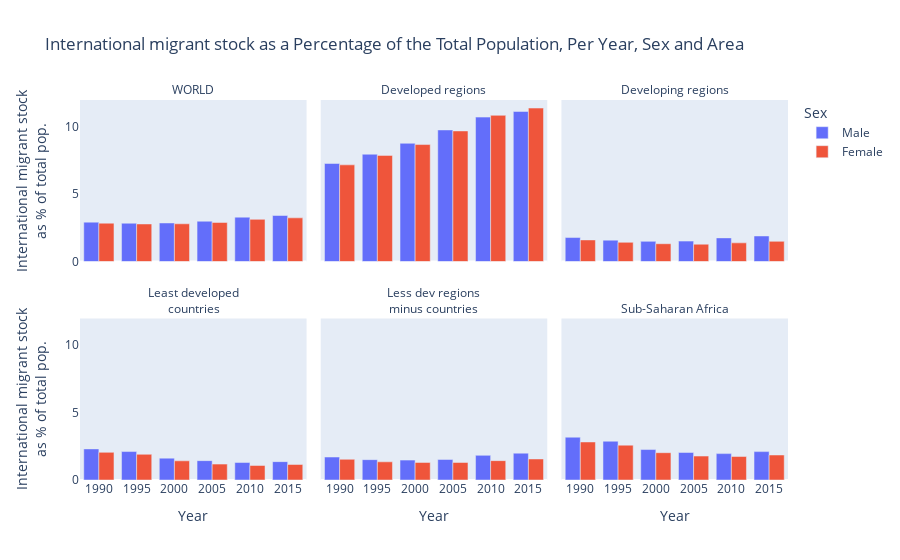

Notebook source saved alongside this figure:
### Code cell
# Going to focus on the International Migrant Stock as a Percentage of the Total Population - most interesting variable in my opinion

# Small multiple
extras_IMSPTP_mf = px.bar(data_frame = df1_extras_mf, 
       x = 'Year',
       y = 'International migrant stock<br>as % of total pop.', 
        #facet_row = "Sex",
        color = "Sex",
        barmode = "group",
        facet_col = 'Area',
      facet_col_wrap = 3,
    facet_row_spacing = 0.15,
      title = "International migrant stock as a Percentage of the Total Population, Per Year, Sex and Area")

extras_IMSPTP_mf.for_each_annotation(lambda title: title.update(text=title.text.split("=")[1]))
extras_IMSPTP_mf.update_yaxes(showgrid=False, gridcolor=None, ticks = "")

### Figure 1 — Plotly figure (JSON) as saved in the notebook; plotly's stock layout.template omitted (floating-point values rounded to 4 significant figures)
{"data": [{"alignmentgroup": "True", "hovertemplate": "Sex=Male<br>Area=WORLD<br>Year=%{x}<br>International migrant stock<br>as % of total pop.=%{y}<extra></extra>", "legendgroup": "Male", "marker": {"color": "#636efa", "pattern": {"shape": ""}}, "name": "Male", "offsetgroup": "Male", "orientation": "v", "showlegend": true, "textposition": "auto", "type": "bar", "x": ["1990", "1995", "2000", "2005", "2010", "2015"], "xaxis": "x4", "y": [2.911, 2.832, 2.849, 2.979, 3.28, 3.402], "yaxis": "y4"}, {"alignmentgroup": "True", "hovertemplate": "Sex=Male<br>Area=Developed regions<br>Year=%{x}<br>International migrant stock<br>as % of total pop.=%{y}<extra></extra>", "legendgroup": "Male", "marker": {"color": "#636efa", "pattern": {"shape": ""}}, "name": "Male", "offsetgroup": "Male", "orientation": "v", "showlegend": false, "textposition": "auto", "type": "bar", "x": ["1990", "1995", "2000", "2005", "2010", "2015"], "xaxis": "x5", "y": [7.251, 7.935, 8.743, 9.732, 10.68, 11.1], "yaxis": "y5"}, {"alignmentgroup": "True", "hovertemplate": "Sex=Male<br>Area=Developing regions<br>Year=%{x}<br>International migrant stock<br>as % of total pop.=%{y}<extra></extra>", "legendgroup": "Male", "marker": {"color": "#636efa", "pattern": {"shape": ""}}, "name": "Male", "offsetgroup": "Male", "orientation": "v", "showlegend": false, "textposition": "auto", "type": "bar", "x": ["1990", "1995", "2000", "2005", "2010", "2015"], "xaxis": "x6", "y": [1.772, 1.581, 1.49, 1.507, 1.746, 1.888], "yaxis": "y6"}, {"alignmentgroup": "True", "hovertemplate": "Sex=Male<br>Area=Least developed<br>countries<br>Year=%{x}<br>International migrant stock<br>as % of total pop.=%{y}<extra></extra>", "legendgroup": "Male", "marker": {"color": "#636efa", "pattern": {"shape": ""}}, "name": "Male", "offsetgroup": "Male", "orientation": "v", "showlegend": false, "textposition": "auto", "type": "bar", "x": ["1990", "1995", "2000", "2005", "2010", "2015"], "xaxis": "x", "y": [2.3, 2.103, 1.618, 1.433, 1.293, 1.358], "yaxis": "y"}, {"alignmentgroup": "True", "hovertemplate": "Sex=Male<br>Area=Less dev regions<br>minus countries<br>Year=%{x}<br>International migrant stock<br>as % of total pop.=%{y}<extra></extra>", "legendgroup": "Male", "marker": {"color": "#636efa", "pattern": {"shape": ""}}, "name": "Male", "offsetgroup": "Male", "orientation": "v", "showlegend": false, "textposition": "auto", "type": "bar", "x": ["1990", "1995", "2000", "2005", "2010", "2015"], "xaxis": "x2", "y": [1.7, 1.505, 1.471, 1.519, 1.824, 1.985], "yaxis": "y2"}, {"alignmentgroup": "True", "hovertemplate": "Sex=Male<br>Area=Sub-Saharan Africa<br>Year=%{x}<br>International migrant stock<br>as % of total pop.=%{y}<extra></extra>", "legendgroup": "Male", "marker": {"color": "#636efa", "pattern": {"shape": ""}}, "name": "Male", "offsetgroup": "Male", "orientation": "v", "showlegend": false, "textposition": "auto", "type": "bar", "x": ["1990", "1995", "2000", "2005", "2010", "2015"], "xaxis": "x3", "y": [3.167, 2.868, 2.253, 2.035, 1.952, 2.099], "yaxis": "y3"}, {"alignmentgroup": "True", "hovertemplate": "Sex=Female<br>Area=WORLD<br>Year=%{x}<br>International migrant stock<br>as % of total pop.=%{y}<extra></extra>", "legendgroup": "Female", "marker": {"color": "#EF553B", "pattern": {"shape": ""}}, "name": "Female", "offsetgroup": "Female", "orientation": "v", "showlegend": true, "textposition": "auto", "type": "bar", "x": ["1990", "1995", "2000", "2005", "2010", "2015"], "xaxis": "x4", "y": [2.835, 2.776, 2.788, 2.888, 3.117, 3.228], "yaxis": "y4"}, {"alignmentgroup": "True", "hovertemplate": "Sex=Female<br>Area=Developed regions<br>Year=%{x}<br>International migrant stock<br>as % of total pop.=%{y}<extra></extra>", "legendgroup": "Female", "marker": {"color": "#EF553B", "pattern": {"shape": ""}}, "name": "Female", "offsetgroup": "Female", "orientation": "v", "showlegend": false, "textposition": "auto", "type": "bar", "x": ["1990", "1995", "2000", "2005", "2010", "2015"], "xaxis": "x5", "y": [7.148, 7.849, 8.651, 9.657, 10.81, 11.35], "yaxis": "y5"}, {"alignmentgroup": "True", "hovertemplate": "Sex=Female<br>Area=Developing regions<br>Year=%{x}<br>International migrant stock<br>as % of total pop.=%{y}<extra></extra>", "legendgroup": "Female", "marker": {"color": "#EF553B", "pattern": {"shape": ""}}, "name": "Female", "offsetgroup": "Female", "orientation": "v", "showlegend": false, "textposition": "auto", "type": "bar", "x": ["1990", "1995", "2000", "2005", "2010", "2015"], "xaxis": "x6", "y": [1.595, 1.417, 1.315, 1.279, 1.378, 1.491], "yaxis": "y6"}, {"alignmentgroup": "True", "hovertemplate": "Sex=Female<br>Area=Least developed<br>countries<br>Year=%{x}<br>International migrant stock<br>as % of total pop.=%{y}<extra></extra>", "legendgroup": "Female", "marker": {"color": "#EF553B", "pattern": {"shape": ""}}, "name": "Female", "offsetgroup": "Female", "orientation": "v", "showlegend": false, "textposition": "auto", "type": "bar", "x": ["1990", "1995", "2000", "2005", "2010", "2015"], "xaxis": "x", "y": [2.045, 1.901, 1.418, 1.176, 1.073, 1.149], "yaxis": "y"}, {"alignmentgroup": "True", "hovertemplate": "Sex=Female<br>Area=Less dev regions<br>minus countries<br>Year=%{x}<br>International migrant stock<br>as % of total pop.=%{y}<extra></extra>", "legendgroup": "Female", "marker": {"color": "#EF553B", "pattern": {"shape": ""}}, "name": "Female", "offsetgroup": "Female", "orientation": "v", "showlegend": false, "textposition": "auto", "type": "bar", "x": ["1990", "1995", "2000", "2005", "2010", "2015"], "xaxis": "x2", "y": [1.531, 1.345, 1.299, 1.297, 1.433, 1.555], "yaxis": "y2"}, {"alignmentgroup": "True", "hovertemplate": "Sex=Female<br>Area=Sub-Saharan Africa<br>Year=%{x}<br>International migrant stock<br>as % of total pop.=%{y}<extra></extra>", "legendgroup": "Female", "marker": {"color": "#EF553B", "pattern": {"shape": ""}}, "name": "Female", "offsetgroup": "Female", "orientation": "v", "showlegend": false, "textposition": "auto", "type": "bar", "x": ["1990", "1995", "2000", "2005", "2010", "2015"], "xaxis": "x3", "y": [2.813, 2.577, 2.019, 1.77, 1.736, 1.848], "yaxis": "y3"}], "layout": {"annotations": [{"font": {}, "showarrow": false, "text": "Least developed<br>countries", "x": 0.16, "xanchor": "center", "xref": "paper", "y": 0.425, "yanchor": "bottom", "yref": "paper"}, {"font": {}, "showarrow": false, "text": "Less dev regions<br>minus countries", "x": 0.5, "xanchor": "center", "xref": "paper", "y": 0.425, "yanchor": "bottom", "yref": "paper"}, {"font": {}, "showarrow": false, "text": "Sub-Saharan Africa", "x": 0.84, "xanchor": "center", "xref": "paper", "y": 0.425, "yanchor": "bottom", "yref": "paper"}, {"font": {}, "showarrow": false, "text": "WORLD", "x": 0.16, "xanchor": "center", "xref": "paper", "y": 1, "yanchor": "bottom", "yref": "paper"}, {"font": {}, "showarrow": false, "text": "Developed regions", "x": 0.5, "xanchor": "center", "xref": "paper", "y": 1, "yanchor": "bottom", "yref": "paper"}, {"font": {}, "showarrow": false, "text": "Developing regions", "x": 0.84, "xanchor": "center", "xref": "paper", "y": 1, "yanchor": "bottom", "yref": "paper"}], "barmode": "group", "legend": {"title": {"text": "Sex"}, "tracegroupgap": 0}, "title": {"text": "International migrant stock as a Percentage of the Total Population, Per Year, Sex and Area"}, "xaxis": {"anchor": "y", "domain": [0, 0.32], "title": {"text": "Year"}}, "xaxis2": {"anchor": "y2", "domain": [0.34, 0.66], "matches": "x", "title": {"text": "Year"}}, "xaxis3": {"anchor": "y3", "domain": [0.68, 1.0], "matches": "x", "title": {"text": "Year"}}, "xaxis4": {"anchor": "y4", "domain": [0, 0.32], "matches": "x", "showticklabels": false}, "xaxis5": {"anchor": "y5", "domain": [0.34, 0.66], "matches": "x", "showticklabels": false}, "xaxis6": {"anchor": "y6", "domain": [0.68, 1.0], "matches": "x", "showticklabels": false}, "yaxis": {"anchor": "x", "domain": [0, 0.425], "showgrid": false, "ticks": "", "title": {"text": "International migrant stock<br>as % of total pop."}}, "yaxis2": {"anchor": "x2", "domain": [0, 0.425], "matches": "y", "showgrid": false, "showticklabels": false, "ticks": ""}, "yaxis3": {"anchor": "x3", "domain": [0, 0.425], "matches": "y", "showgrid": false, "showticklabels": false, "ticks": ""}, "yaxis4": {"anchor": "x4", "domain": [0.575, 1], "matches": "y", "showgrid": false, "ticks": "", "title": {"text": "International migrant stock<br>as % of total pop."}}, "yaxis5": {"anchor": "x5", "domain": [0.575, 1], "matches": "y", "showgrid": false, "showticklabels": false, "ticks": ""}, "yaxis6": {"anchor": "x6", "domain": [0.575, 1], "matches": "y", "showgrid": false, "showticklabels": false, "ticks": ""}}}
